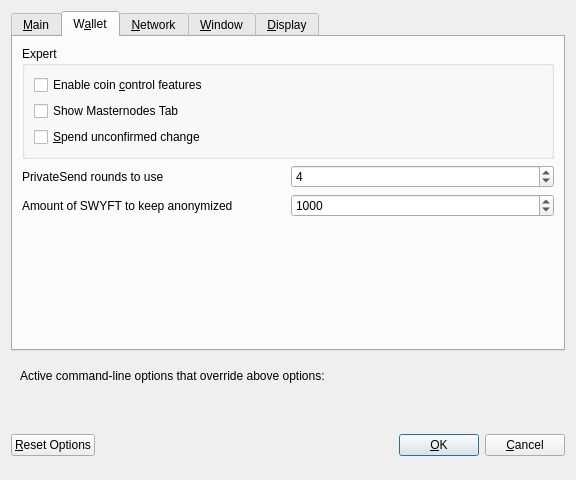
<?xml version="1.0" encoding="UTF-8"?>
<ui version="4.0">
 <class>OptionsDialog</class>
 <widget class="QDialog" name="OptionsDialog">
  <property name="geometry">
   <rect>
    <x>0</x>
    <y>0</y>
    <width>576</width>
    <height>480</height>
   </rect>
  </property>
  <property name="windowTitle">
   <string>Options</string>
  </property>
  <property name="modal">
   <bool>true</bool>
  </property>
  <layout class="QVBoxLayout" name="verticalLayout">
   <item>
    <widget class="QTabWidget" name="tabWidget">
     <property name="enabled">
      <bool>true</bool>
     </property>
     <property name="currentIndex">
      <number>1</number>
     </property>
     <widget class="QWidget" name="tabMain">
      <attribute name="title">
       <string>&amp;Main</string>
      </attribute>
      <layout class="QVBoxLayout" name="verticalLayout_Main">
       <item>
        <widget class="QCheckBox" name="bitcoinAtStartup">
         <property name="toolTip">
          <string>Automatically start Swyft Core after logging in to the system.</string>
         </property>
         <property name="text">
          <string>&amp;Start Swyft Core on system login</string>
         </property>
        </widget>
       </item>
       <item>
        <layout class="QHBoxLayout" name="horizontalLayout_2_Main">
         <item>
          <widget class="QLabel" name="databaseCacheLabel">
           <property name="text">
            <string>Size of &amp;database cache</string>
           </property>
           <property name="textFormat">
            <enum>Qt::PlainText</enum>
           </property>
           <property name="buddy">
            <cstring>databaseCache</cstring>
           </property>
          </widget>
         </item>
         <item>
          <widget class="QSpinBox" name="databaseCache"/>
         </item>
         <item>
          <widget class="QLabel" name="databaseCacheUnitLabel">
           <property name="text">
            <string>MB</string>
           </property>
           <property name="textFormat">
            <enum>Qt::PlainText</enum>
           </property>
          </widget>
         </item>
         <item>
          <spacer name="horizontalSpacer_2_Main">
           <property name="orientation">
            <enum>Qt::Horizontal</enum>
           </property>
           <property name="sizeHint" stdset="0">
            <size>
             <width>40</width>
             <height>20</height>
            </size>
           </property>
          </spacer>
         </item>
        </layout>
       </item>
       <item>
        <layout class="QHBoxLayout" name="horizontalLayout_3_Main">
         <item>
          <widget class="QLabel" name="threadsScriptVerifLabel">
           <property name="text">
            <string>Number of script &amp;verification threads</string>
           </property>
           <property name="textFormat">
            <enum>Qt::PlainText</enum>
           </property>
           <property name="buddy">
            <cstring>threadsScriptVerif</cstring>
           </property>
          </widget>
         </item>
         <item>
          <widget class="QSpinBox" name="threadsScriptVerif">
           <property name="toolTip">
            <string>(0 = auto, &lt;0 = leave that many cores free)</string>
           </property>
          </widget>
         </item>
         <item>
          <spacer name="horizontalSpacer_3_Main">
           <property name="orientation">
            <enum>Qt::Horizontal</enum>
           </property>
           <property name="sizeHint" stdset="0">
            <size>
             <width>40</width>
             <height>20</height>
            </size>
           </property>
          </spacer>
         </item>
        </layout>
       </item>
       <item>
        <spacer name="verticalSpacer_Main">
         <property name="orientation">
          <enum>Qt::Vertical</enum>
         </property>
         <property name="sizeHint" stdset="0">
          <size>
           <width>20</width>
           <height>40</height>
          </size>
         </property>
        </spacer>
       </item>
      </layout>
     </widget>
     <widget class="QWidget" name="tabWallet">
      <attribute name="title">
       <string>W&amp;allet</string>
      </attribute>
      <layout class="QVBoxLayout" name="verticalLayout_Wallet">
       <item>
        <widget class="QGroupBox" name="groupBox">
         <property name="title">
          <string>Expert</string>
         </property>
         <layout class="QVBoxLayout" name="verticalLayout_2">
          <item>
           <widget class="QCheckBox" name="coinControlFeatures">
            <property name="toolTip">
             <string>Whether to show coin control features or not.</string>
            </property>
            <property name="text">
             <string>Enable coin &amp;control features</string>
            </property>
           </widget>
          </item>
          <item>
           <widget class="QCheckBox" name="showMasternodesTab">
            <property name="toolTip">
             <string>Show additional tab listing all your masternodes in first sub-tab&lt;br/&gt;and all masternodes on the network in second sub-tab.</string>
            </property>
            <property name="text">
             <string>Show Masternodes Tab</string>
            </property>
           </widget>
          </item>
          <item>
           <widget class="QCheckBox" name="spendZeroConfChange">
            <property name="toolTip">
             <string>If you disable the spending of unconfirmed change, the change from a transaction&lt;br/&gt;cannot be used until that transaction has at least one confirmation.&lt;br/&gt;This also affects how your balance is computed.</string>
            </property>
            <property name="text">
             <string>&amp;Spend unconfirmed change</string>
            </property>
           </widget>
          </item>
         </layout>
        </widget>
       </item>
       <item>
        <layout class="QHBoxLayout" name="horizontalLayout_4_Wallet">
         <item>
          <widget class="QLabel" name="label">
           <property name="toolTip">
            <string>This setting determines the amount of individual masternodes that an input will be anonymized through.&lt;br/&gt;More rounds of anonymization gives a higher degree of privacy, but also costs more in fees.</string>
           </property>
           <property name="text">
            <string>PrivateSend rounds to use</string>
           </property>
          </widget>
         </item>
         <item>
          <widget class="QSpinBox" name="privateSendRounds">
           <property name="minimum">
            <number>2</number>
           </property>
           <property name="maximum">
            <number>8</number>
           </property>
           <property name="value">
            <number>4</number>
           </property>
          </widget>
         </item>
        </layout>
       </item>
       <item>
        <layout class="QHBoxLayout" name="horizontalLayout">
         <item>
          <widget class="QLabel" name="label_2">
           <property name="toolTip">
            <string>This amount acts as a threshold to turn off PrivateSend once it's reached.</string>
           </property>
           <property name="statusTip">
            <string notr="true"/>
           </property>
           <property name="whatsThis">
            <string notr="true"/>
           </property>
           <property name="accessibleName">
            <string notr="true"/>
           </property>
           <property name="accessibleDescription">
            <string notr="true"/>
           </property>
           <property name="text">
            <string>Amount of SWYFT to keep anonymized</string>
           </property>
          </widget>
         </item>
         <item>
          <widget class="QSpinBox" name="privateSendAmount">
           <property name="minimum">
            <number>2</number>
           </property>
           <property name="maximum">
            <number>2000</number>
           </property>
           <property name="singleStep">
            <number>10</number>
           </property>
           <property name="value">
            <number>1000</number>
           </property>
          </widget>
         </item>
        </layout>
       </item>
       <item>
        <spacer name="verticalSpacer_Wallet">
         <property name="orientation">
          <enum>Qt::Vertical</enum>
         </property>
         <property name="sizeHint" stdset="0">
          <size>
           <width>20</width>
           <height>40</height>
          </size>
         </property>
        </spacer>
       </item>
      </layout>
     </widget>
     <widget class="QWidget" name="tabNetwork">
      <attribute name="title">
       <string>&amp;Network</string>
      </attribute>
      <layout class="QVBoxLayout" name="verticalLayout_Network">
       <item>
        <widget class="QCheckBox" name="mapPortUpnp">
         <property name="toolTip">
          <string>Automatically open the Swyft Core client port on the router. This only works when your router supports UPnP and it is enabled.</string>
         </property>
         <property name="text">
          <string>Map port using &amp;UPnP</string>
         </property>
        </widget>
       </item>
       <item>
        <widget class="QCheckBox" name="allowIncoming">
         <property name="toolTip">
          <string>Accept connections from outside</string>
         </property>
         <property name="text">
          <string>Allow incoming connections</string>
         </property>
        </widget>
       </item>
       <item>
        <widget class="QCheckBox" name="connectSocks">
         <property name="toolTip">
          <string>Connect to the Swyft network through a SOCKS5 proxy.</string>
         </property>
         <property name="text">
          <string>&amp;Connect through SOCKS5 proxy (default proxy):</string>
         </property>
        </widget>
       </item>
       <item>
        <layout class="QHBoxLayout" name="horizontalLayout_1_Network">
         <item>
          <widget class="QLabel" name="proxyIpLabel">
           <property name="text">
            <string>Proxy &amp;IP:</string>
           </property>
           <property name="textFormat">
            <enum>Qt::PlainText</enum>
           </property>
           <property name="buddy">
            <cstring>proxyIp</cstring>
           </property>
          </widget>
         </item>
         <item>
          <widget class="QValidatedLineEdit" name="proxyIp">
           <property name="minimumSize">
            <size>
             <width>140</width>
             <height>0</height>
            </size>
           </property>
           <property name="maximumSize">
            <size>
             <width>140</width>
             <height>16777215</height>
            </size>
           </property>
           <property name="toolTip">
            <string>IP address of the proxy (e.g. IPv4: 127.0.0.1 / IPv6: ::1)</string>
           </property>
          </widget>
         </item>
         <item>
          <widget class="QLabel" name="proxyPortLabel">
           <property name="text">
            <string>&amp;Port:</string>
           </property>
           <property name="textFormat">
            <enum>Qt::PlainText</enum>
           </property>
           <property name="buddy">
            <cstring>proxyPort</cstring>
           </property>
          </widget>
         </item>
         <item>
          <widget class="QLineEdit" name="proxyPort">
           <property name="minimumSize">
            <size>
             <width>55</width>
             <height>0</height>
            </size>
           </property>
           <property name="maximumSize">
            <size>
             <width>55</width>
             <height>16777215</height>
            </size>
           </property>
           <property name="toolTip">
            <string>Port of the proxy (e.g. 9050)</string>
           </property>
          </widget>
         </item>
         <item>
          <spacer name="horizontalSpacer_1_Network">
           <property name="orientation">
            <enum>Qt::Horizontal</enum>
           </property>
           <property name="sizeHint" stdset="0">
            <size>
             <width>40</width>
             <height>20</height>
            </size>
           </property>
          </spacer>
         </item>
        </layout>
       </item>
       <item>
        <layout class="QHBoxLayout" name="horizontalLayout_2_Network">
         <item>
          <widget class="QLabel" name="proxyActiveNets">
           <property name="text">
            <string>Used for reaching peers via:</string>
           </property>
           <property name="textFormat">
            <enum>Qt::PlainText</enum>
           </property>
          </widget>
         </item>
         <item>
          <widget class="QCheckBox" name="proxyReachIPv4">
           <property name="enabled">
            <bool>false</bool>
           </property>
           <property name="toolTip">
            <string>Shows, if the supplied default SOCKS5 proxy is used to reach peers via this network type.</string>
           </property>
           <property name="text">
            <string/>
           </property>
          </widget>
         </item>
         <item>
          <widget class="QLabel" name="proxyReachIPv4Label">
           <property name="text">
            <string>IPv4</string>
           </property>
           <property name="textFormat">
            <enum>Qt::PlainText</enum>
           </property>
          </widget>
         </item>
         <item>
          <widget class="QCheckBox" name="proxyReachIPv6">
           <property name="enabled">
            <bool>false</bool>
           </property>
           <property name="toolTip">
            <string>Shows, if the supplied default SOCKS5 proxy is used to reach peers via this network type.</string>
           </property>
           <property name="text">
            <string/>
           </property>
          </widget>
         </item>
         <item>
          <widget class="QLabel" name="proxyReachIPv6Label">
           <property name="text">
            <string>IPv6</string>
           </property>
           <property name="textFormat">
            <enum>Qt::PlainText</enum>
           </property>
          </widget>
         </item>
         <item>
          <widget class="QCheckBox" name="proxyReachTor">
           <property name="enabled">
            <bool>false</bool>
           </property>
           <property name="toolTip">
            <string>Shows, if the supplied default SOCKS5 proxy is used to reach peers via this network type.</string>
           </property>
           <property name="text">
            <string/>
           </property>
          </widget>
         </item>
         <item>
          <widget class="QLabel" name="proxyReachTorLabel">
           <property name="text">
            <string>Tor</string>
           </property>
           <property name="textFormat">
            <enum>Qt::PlainText</enum>
           </property>
          </widget>
         </item>
         <item>
          <spacer name="horizontalSpacer_2_Network">
           <property name="orientation">
            <enum>Qt::Horizontal</enum>
           </property>
           <property name="sizeHint" stdset="0">
            <size>
             <width>40</width>
             <height>20</height>
            </size>
           </property>
          </spacer>
         </item>
        </layout>
       </item>
       <item>
        <widget class="QCheckBox" name="connectSocksTor">
         <property name="toolTip">
          <string>Connect to the Swyft network through a separate SOCKS5 proxy for Tor hidden services.</string>
         </property>
         <property name="text">
          <string>Use separate SOCKS5 proxy to reach peers via Tor hidden services:</string>
         </property>
        </widget>
       </item>
       <item>
        <layout class="QHBoxLayout" name="horizontalLayout_3_Network">
         <item>
          <widget class="QLabel" name="proxyIpTorLabel">
           <property name="text">
            <string>Proxy &amp;IP:</string>
           </property>
           <property name="textFormat">
            <enum>Qt::PlainText</enum>
           </property>
           <property name="buddy">
            <cstring>proxyIpTor</cstring>
           </property>
          </widget>
         </item>
         <item>
          <widget class="QValidatedLineEdit" name="proxyIpTor">
           <property name="minimumSize">
            <size>
             <width>140</width>
             <height>0</height>
            </size>
           </property>
           <property name="maximumSize">
            <size>
             <width>140</width>
             <height>16777215</height>
            </size>
           </property>
           <property name="toolTip">
            <string>IP address of the proxy (e.g. IPv4: 127.0.0.1 / IPv6: ::1)</string>
           </property>
          </widget>
         </item>
         <item>
          <widget class="QLabel" name="proxyPortTorLabel">
           <property name="text">
            <string>&amp;Port:</string>
           </property>
           <property name="textFormat">
            <enum>Qt::PlainText</enum>
           </property>
           <property name="buddy">
            <cstring>proxyPortTor</cstring>
           </property>
          </widget>
         </item>
         <item>
          <widget class="QLineEdit" name="proxyPortTor">
           <property name="minimumSize">
            <size>
             <width>55</width>
             <height>0</height>
            </size>
           </property>
           <property name="maximumSize">
            <size>
             <width>55</width>
             <height>16777215</height>
            </size>
           </property>
           <property name="toolTip">
            <string>Port of the proxy (e.g. 9050)</string>
           </property>
          </widget>
         </item>
         <item>
          <spacer name="horizontalSpacer_4_Network">
           <property name="orientation">
            <enum>Qt::Horizontal</enum>
           </property>
           <property name="sizeHint" stdset="0">
            <size>
             <width>40</width>
             <height>20</height>
            </size>
           </property>
          </spacer>
         </item>
        </layout>
       </item>
       <item>
        <spacer name="verticalSpacer_Network">
         <property name="orientation">
          <enum>Qt::Vertical</enum>
         </property>
         <property name="sizeHint" stdset="0">
          <size>
           <width>20</width>
           <height>40</height>
          </size>
         </property>
        </spacer>
       </item>
      </layout>
     </widget>
     <widget class="QWidget" name="tabWindow">
      <attribute name="title">
       <string>&amp;Window</string>
      </attribute>
      <layout class="QVBoxLayout" name="verticalLayout_Window">
       <item>
        <widget class="QCheckBox" name="hideTrayIcon">
         <property name="toolTip">
          <string>&amp;Hide the icon from the system tray.</string>
         </property>
         <property name="text">
          <string>Hide tray icon</string>
         </property>
        </widget>
       </item>
       <item>
        <widget class="QCheckBox" name="minimizeToTray">
         <property name="toolTip">
          <string>Show only a tray icon after minimizing the window.</string>
         </property>
         <property name="text">
          <string>&amp;Minimize to the tray instead of the taskbar</string>
         </property>
        </widget>
       </item>
       <item>
        <widget class="QCheckBox" name="minimizeOnClose">
         <property name="toolTip">
          <string>Minimize instead of exit the application when the window is closed. When this option is enabled, the application will be closed only after selecting Exit in the menu.</string>
         </property>
         <property name="text">
          <string>M&amp;inimize on close</string>
         </property>
        </widget>
       </item>
       <item>
        <spacer name="verticalSpacer_Window">
         <property name="orientation">
          <enum>Qt::Vertical</enum>
         </property>
         <property name="sizeHint" stdset="0">
          <size>
           <width>20</width>
           <height>40</height>
          </size>
         </property>
        </spacer>
       </item>
      </layout>
     </widget>
     <widget class="QWidget" name="tabDisplay">
      <attribute name="title">
       <string>&amp;Display</string>
      </attribute>
      <layout class="QVBoxLayout" name="verticalLayout_Display">
       <item>
        <layout class="QHBoxLayout" name="horizontalLayout_1_Display">
         <item>
          <widget class="QLabel" name="langLabel">
           <property name="text">
            <string>User Interface &amp;language:</string>
           </property>
           <property name="textFormat">
            <enum>Qt::PlainText</enum>
           </property>
           <property name="buddy">
            <cstring>lang</cstring>
           </property>
          </widget>
         </item>
         <item>
          <widget class="QValueComboBox" name="lang">
           <property name="toolTip">
            <string>The user interface language can be set here. This setting will take effect after restarting Swyft Core.</string>
           </property>
          </widget>
         </item>
        </layout>
       </item>
       <item>
        <widget class="QLabel" name="label_3">
         <property name="toolTip">
          <string notr="true"/>
         </property>
         <property name="statusTip">
          <string notr="true"/>
         </property>
         <property name="whatsThis">
          <string notr="true"/>
         </property>
         <property name="accessibleName">
          <string notr="true"/>
         </property>
         <property name="text">
          <string>Language missing or translation incomplete? Help contributing translations here:
https://www.transifex.com/projects/p/swyft/</string>
         </property>
         <property name="wordWrap">
          <bool>true</bool>
         </property>
         <property name="openExternalLinks">
          <bool>true</bool>
         </property>
         <property name="textInteractionFlags">
          <set>Qt::TextBrowserInteraction</set>
         </property>
        </widget>
       </item>
       <item>
        <layout class="QHBoxLayout" name="horizontalLayout_4_Display" stretch="0,0">
         <item>
          <widget class="QLabel" name="themeLabel">
           <property name="text">
            <string>User Interface Theme:</string>
           </property>
          </widget>
         </item>
         <item>
          <widget class="QValueComboBox" name="theme"/>
         </item>
        </layout>
       </item>
       <item>
        <widget class="Line" name="line">
         <property name="orientation">
          <enum>Qt::Horizontal</enum>
         </property>
        </widget>
       </item>
       <item>
        <layout class="QHBoxLayout" name="horizontalLayout_2_Display">
         <item>
          <widget class="QLabel" name="unitLabel">
           <property name="text">
            <string>&amp;Unit to show amounts in:</string>
           </property>
           <property name="textFormat">
            <enum>Qt::PlainText</enum>
           </property>
           <property name="buddy">
            <cstring>unit</cstring>
           </property>
          </widget>
         </item>
         <item>
          <widget class="QValueComboBox" name="unit">
           <property name="toolTip">
            <string>Choose the default subdivision unit to show in the interface and when sending coins.</string>
           </property>
          </widget>
         </item>
        </layout>
       </item>
       <item>
        <layout class="QHBoxLayout" name="horizontalLayout_5_Display">
         <item>
          <widget class="QLabel" name="digitsLabel">
           <property name="text">
            <string>Decimal digits</string>
           </property>
          </widget>
         </item>
         <item>
          <widget class="QValueComboBox" name="digits"/>
         </item>
        </layout>
       </item>
       <item>
        <layout class="QHBoxLayout" name="horizontalLayout_3_Display">
         <item>
          <widget class="QLabel" name="thirdPartyTxUrlsLabel">
           <property name="toolTip">
            <string>Third party URLs (e.g. a block explorer) that appear in the transactions tab as context menu items.&lt;br/&gt;%s in the URL is replaced by transaction hash. Multiple URLs are separated by vertical bar |.</string>
           </property>
           <property name="text">
            <string>Third party transaction URLs</string>
           </property>
           <property name="buddy">
            <cstring>thirdPartyTxUrls</cstring>
           </property>
          </widget>
         </item>
         <item>
          <widget class="QLineEdit" name="thirdPartyTxUrls">
           <property name="toolTip">
            <string>Third party URLs (e.g. a block explorer) that appear in the transactions tab as context menu items.&lt;br/&gt;%s in the URL is replaced by transaction hash. Multiple URLs are separated by vertical bar |.</string>
           </property>
          </widget>
         </item>
        </layout>
       </item>
       <item>
        <spacer name="verticalSpacer">
         <property name="orientation">
          <enum>Qt::Vertical</enum>
         </property>
         <property name="sizeHint" stdset="0">
          <size>
           <width>20</width>
           <height>40</height>
          </size>
         </property>
        </spacer>
       </item>
      </layout>
     </widget>
    </widget>
   </item>
   <item>
    <widget class="QFrame" name="frame">
     <layout class="QVBoxLayout" name="verticalLayout_Bottom">
      <item>
       <layout class="QHBoxLayout" name="horizontalLayout_Bottom">
        <item>
         <widget class="QLabel" name="overriddenByCommandLineInfoLabel">
          <property name="text">
           <string>Active command-line options that override above options:</string>
          </property>
          <property name="textFormat">
           <enum>Qt::PlainText</enum>
          </property>
         </widget>
        </item>
        <item>
         <spacer name="horizontalSpacer_Bottom">
          <property name="orientation">
           <enum>Qt::Horizontal</enum>
          </property>
          <property name="sizeHint" stdset="0">
           <size>
            <width>40</width>
            <height>20</height>
           </size>
          </property>
         </spacer>
        </item>
       </layout>
      </item>
      <item>
       <widget class="QLabel" name="overriddenByCommandLineLabel">
        <property name="text">
         <string/>
        </property>
        <property name="textFormat">
         <enum>Qt::PlainText</enum>
        </property>
        <property name="wordWrap">
         <bool>true</bool>
        </property>
       </widget>
      </item>
     </layout>
    </widget>
   </item>
   <item>
    <layout class="QHBoxLayout" name="horizontalLayout_Buttons">
     <item>
      <widget class="QPushButton" name="resetButton">
       <property name="toolTip">
        <string>Reset all client options to default.</string>
       </property>
       <property name="text">
        <string>&amp;Reset Options</string>
       </property>
       <property name="autoDefault">
        <bool>false</bool>
       </property>
      </widget>
     </item>
     <item>
      <spacer name="horizontalSpacer_1">
       <property name="orientation">
        <enum>Qt::Horizontal</enum>
       </property>
       <property name="sizeHint" stdset="0">
        <size>
         <width>40</width>
         <height>48</height>
        </size>
       </property>
      </spacer>
     </item>
     <item>
      <widget class="QLabel" name="statusLabel">
       <property name="minimumSize">
        <size>
         <width>200</width>
         <height>0</height>
        </size>
       </property>
       <property name="font">
        <font>
         <weight>75</weight>
         <bold>true</bold>
        </font>
       </property>
       <property name="text">
        <string/>
       </property>
       <property name="textFormat">
        <enum>Qt::PlainText</enum>
       </property>
       <property name="wordWrap">
        <bool>true</bool>
       </property>
      </widget>
     </item>
     <item>
      <spacer name="horizontalSpacer_2">
       <property name="orientation">
        <enum>Qt::Horizontal</enum>
       </property>
       <property name="sizeHint" stdset="0">
        <size>
         <width>40</width>
         <height>48</height>
        </size>
       </property>
      </spacer>
     </item>
     <item>
      <widget class="QPushButton" name="okButton">
       <property name="text">
        <string>&amp;OK</string>
       </property>
       <property name="autoDefault">
        <bool>false</bool>
       </property>
       <property name="default">
        <bool>true</bool>
       </property>
      </widget>
     </item>
     <item>
      <widget class="QPushButton" name="cancelButton">
       <property name="text">
        <string>&amp;Cancel</string>
       </property>
       <property name="autoDefault">
        <bool>false</bool>
       </property>
      </widget>
     </item>
    </layout>
   </item>
  </layout>
 </widget>
 <customwidgets>
  <customwidget>
   <class>QValidatedLineEdit</class>
   <extends>QLineEdit</extends>
   <header>qvalidatedlineedit.h</header>
  </customwidget>
  <customwidget>
   <class>QValueComboBox</class>
   <extends>QComboBox</extends>
   <header>qvaluecombobox.h</header>
  </customwidget>
 </customwidgets>
 <resources/>
 <connections/>
</ui>
